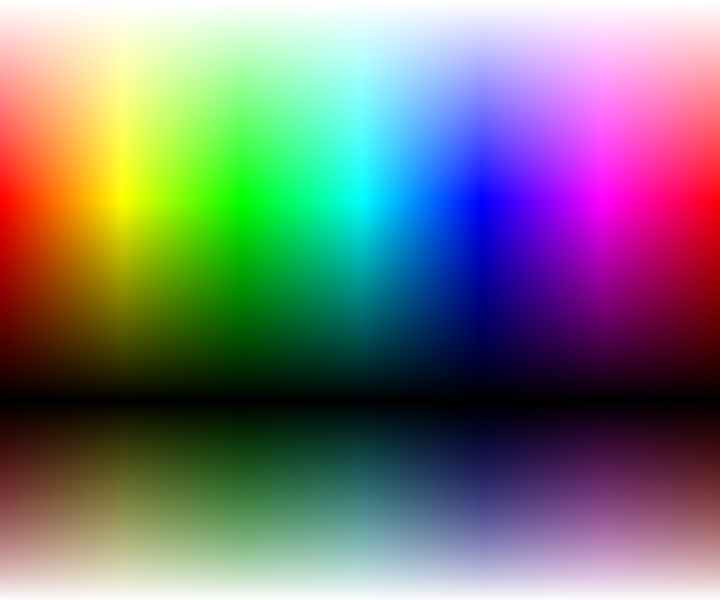
#> input picture images/rainbow.jpg, 720 x 600 px, found by its file name
$ python color_picker.py
#> lines starting #> are read from the running program, lines starting #| are printed output that depends on the picture; after the words box and inside, x2 and y2 are one past the last pixel; in counts of white or black regions, pixels touching at a corner belong together
import cv2
import numpy as np

def nothing(x):
    pass

cv2.namedWindow('Trackbars')

cv2.createTrackbar('H', 'Trackbars', 0, 180, nothing)
#> slider 'H' is set to 60
cv2.createTrackbar('S', 'Trackbars', 0, 255, nothing)
#> slider 'S' is set to 85
cv2.createTrackbar('V', 'Trackbars', 0, 255, nothing)
#> slider 'V' is set to 85
cv2.createTrackbar('mH', 'Trackbars', 0, 180, nothing)
#> slider 'mH' is set to 60
cv2.createTrackbar('mS', 'Trackbars', 0, 255, nothing)
#> slider 'mS' is set to 85
cv2.createTrackbar('mV', 'Trackbars', 0, 255, nothing)
#> slider 'mV' is set to 85

# cv2.setTrackbarPos('S', 'Trackbars', 160)
# cv2.setTrackbarPos('V', 'Trackbars', 135)

cv2.setTrackbarPos('mH', 'Trackbars', 180)
cv2.setTrackbarPos('mS', 'Trackbars', 255)
cv2.setTrackbarPos('mV', 'Trackbars', 255)

# img = cv2.imread('computer_vision_mag\images\Dataset_MobRob_V1\WIN_20260212_17_57_40_Pro.jpg', 1)
# img = cv2.resize(img, (800, 600))

cap = cv2.VideoCapture(0)

rainbow = cv2.imread('images/rainbow.jpg', 1)
#> rainbow is the input picture: shape (600, 720, 3); mean B, G, R 120.2, 120.2, 120.2
rainbow = cv2.resize(rainbow, (400, 300))
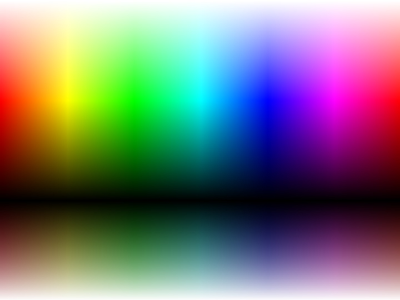
#> rainbow: shape (300, 400, 3); mean B, G, R 120.4, 120.3, 120.3

while True:
    ret, img = cap.read()
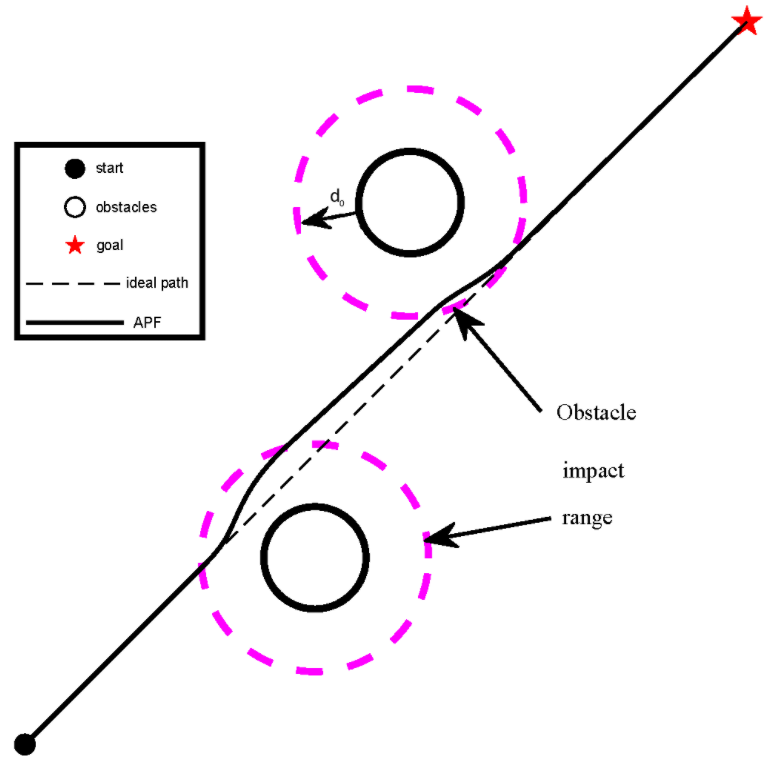
#> input picture images/APF.png, 775 x 764 px, given in place of the camera
#> img is the input picture: shape (764, 775, 3); mean B, G, R 246, 243.7, 246.2

    frame = cv2.cvtColor(img, cv2.COLOR_BGR2YUV)
#> frame: shape (764, 775, 3); mean of channels 0, 1, 2 244.7, 128.6, 129.3
    # Выравнивание гистограммы только для канала Y (яркость)
    frame[:,:,0] = cv2.equalizeHist(frame[:,:,0])
#> frame: shape (764, 775, 3); mean of channels 0, 1, 2 237.7, 128.6, 129.3
    # Обратное преобразование в BGR
    img = cv2.cvtColor(frame, cv2.COLOR_YUV2BGR)
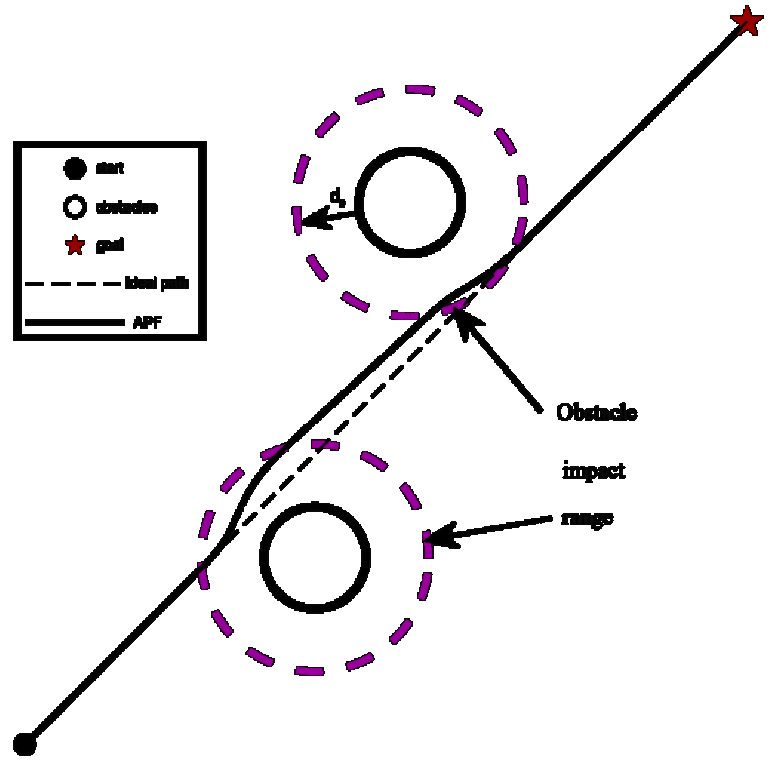
#> img: shape (764, 775, 3); mean B, G, R 239.1, 237.7, 239.2

    hsv = cv2.cvtColor(img, cv2.COLOR_BGR2HSV)
#> hsv: shape (764, 775, 3); mean H, S, V 2.1, 3.4, 239.2
    rainbow_hsv = cv2.cvtColor(rainbow, cv2.COLOR_BGR2HSV)
#> rainbow_hsv: shape (300, 400, 3); mean H, S, V 88.9, 169.3, 170.2

    H = cv2.getTrackbarPos('H', 'Trackbars')
    S = cv2.getTrackbarPos('S', 'Trackbars')
    V = cv2.getTrackbarPos('V', 'Trackbars')
    mH = cv2.getTrackbarPos('mH', 'Trackbars')
    mS = cv2.getTrackbarPos('mS', 'Trackbars')
    mV = cv2.getTrackbarPos('mV', 'Trackbars')

    mask = cv2.inRange(hsv, (H, S, V), (mH, mS, mV))
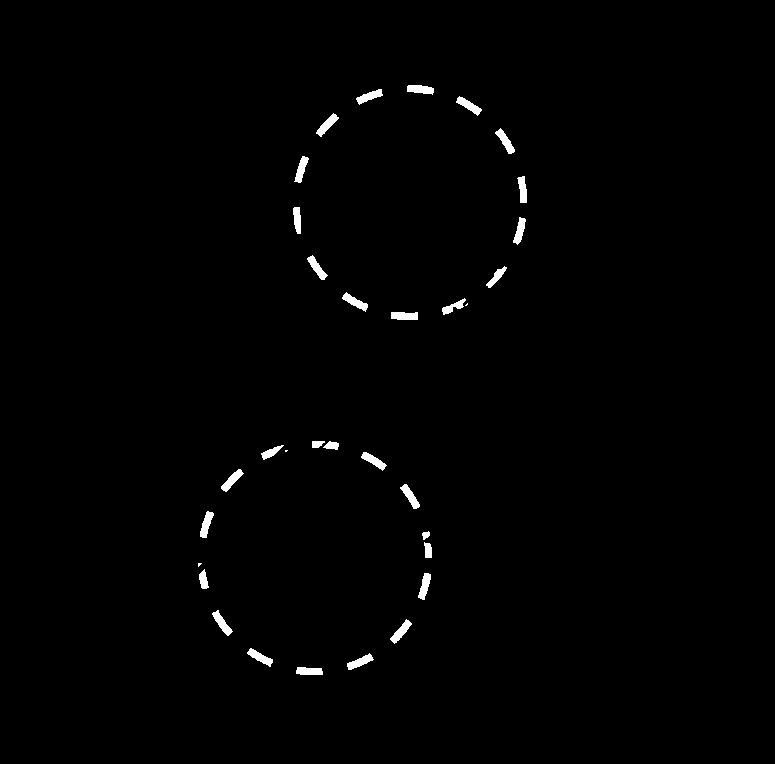
#> mask: shape (764, 775); 0.89% white; 33 white regions (3 under 20 px), largest, box (x1, y1, x2, y2) and area: (212, 610, 233, 636) 205, (390, 619, 412, 644) 205, (316, 113, 339, 137) 204
    # mask = cv2.dilate(mask, kernel=(6, 6), iterations=2)

    rainbow_mask = cv2.inRange(rainbow_hsv, (H, S, V), (mH, mS, mV))
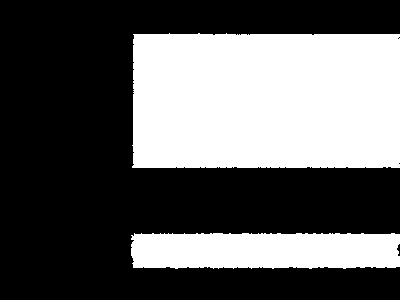
#> rainbow_mask: shape (300, 400); 37.4% white; 2 white regions, box (x1, y1, x2, y2) and area: (132, 33, 400, 168) 35726, (131, 233, 400, 269) 9135
    cv2.imshow('Mask', mask)

    masked_image = cv2.bitwise_and(img, img, mask=mask)
    cv2.imshow('Trackbars', masked_image)
    # cv2.imshow('test', masked_image)

    rainbow_show = cv2.bitwise_and(rainbow, rainbow, mask=rainbow_mask)
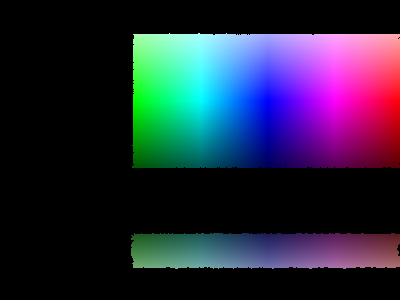
#> rainbow_show: shape (300, 400, 3); mean B, G, R 59, 38.6, 38
    cv2.imshow('Rainbow', rainbow_show)

    if cv2.waitKey(1) == ord('q'):
#> (key q is pressed here)
        break
